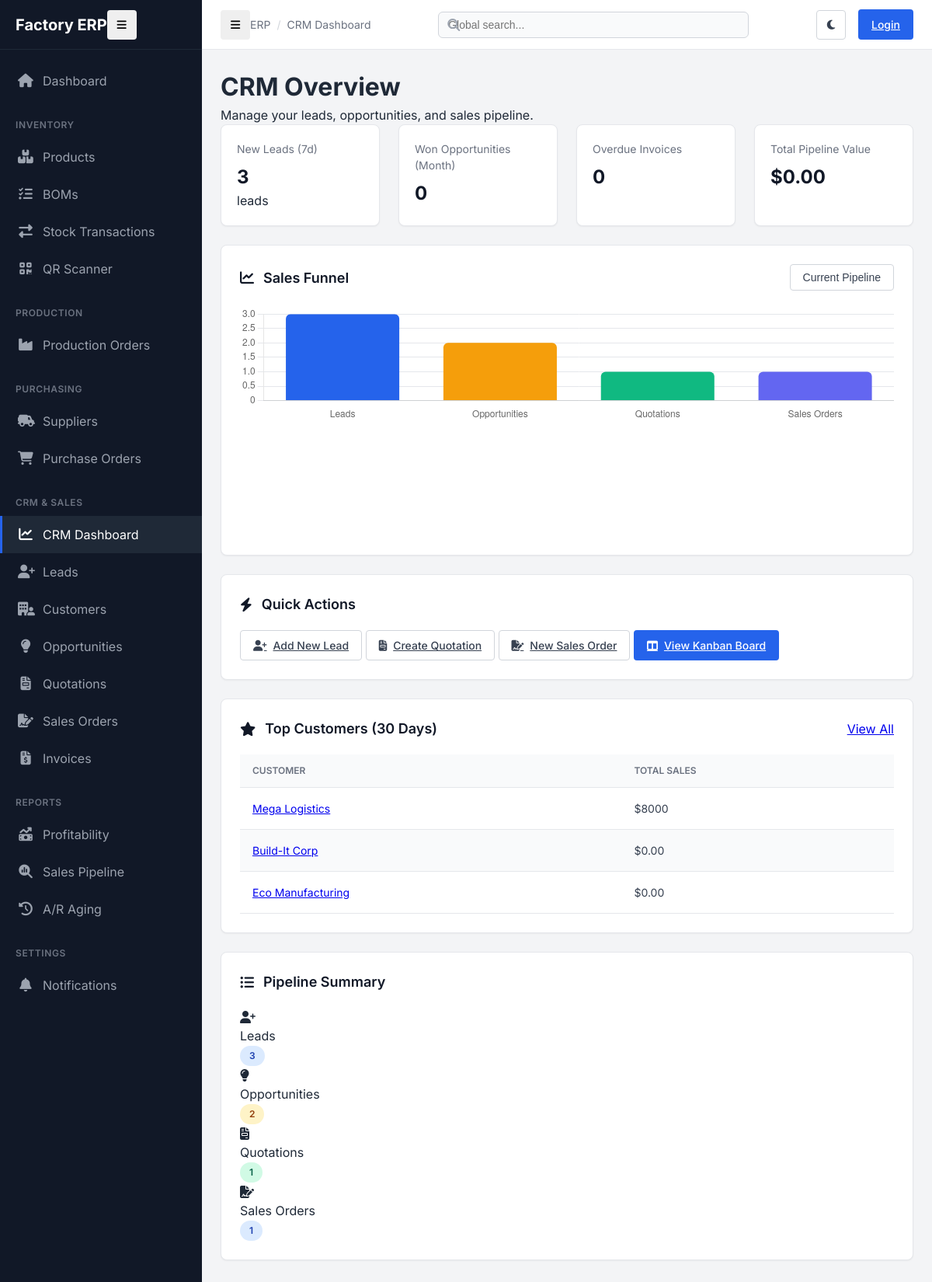
The page /crm/ on the database its author committed.
### crm/models.py (models this page shows, shortened)
class Customer(models.Model):
    company_name = models.CharField(max_length=200)
    contact_person = models.CharField(max_length=200)
    email = models.EmailField()
    phone = models.CharField(max_length=20)
    customer_since = models.DateField(default=timezone.now)
    credit_limit = models.DecimalField(max_digits=12, decimal_places=2, default=0)
    credit_used = models.DecimalField(max_digits=12, decimal_places=2, default=0)
    payment_terms = models.CharField(max_length=100, default="Net 30")
    tax_id = models.CharField(max_length=50, blank=True)
    is_active = models.BooleanField(default=True)
    notes = models.TextField(blank=True)
    assigned_to = models.ForeignKey(User, on_delete=models.SET_NULL, null=True, blank=True, related_name='assigned_customers')
    created_at = models.DateTimeField(auto_now_add=True)
    updated_at = models.DateTimeField(auto_now=True)

### crm/views.py (the view)
# urls.py: path('', views.crm_dashboard, name='dashboard'),
def crm_dashboard(request):
    last_7_days = timezone.now() - timezone.timedelta(days=7)
    last_30_days = timezone.now() - timezone.timedelta(days=30)
    new_leads = Lead.objects.filter(created_at__gte=last_7_days).count()
    won_opportunities = Opportunity.objects.filter(stage='won', updated_at__gte=last_30_days).count()
    overdue_invoices = Invoice.objects.filter(due_date__lt=timezone.now().date()).exclude(status='paid').count()
    top_customers = Customer.objects.annotate(
        total_sales=Sum('sales_orders__total_amount')
    ).order_by('-total_sales')[:5]
    pipeline_data = {
        'leads': Lead.objects.count(),
        'opportunities': Opportunity.objects.count(),
        'quotations': Quotation.objects.count(),
        'orders': SalesOrder.objects.count(),
    }
    context = {
        'new_leads': new_leads,
        'won_opportunities': won_opportunities,
        'overdue_invoices': overdue_invoices,
        'top_customers': top_customers,
        'pipeline_data': pipeline_data,
    }
    return render(request, 'crm/dashboard.html', context)

### crm/templates/crm/dashboard.html (shortened to what this page needs)
{% extends "base.html" %}
{% load static %}
{% block breadcrumbs %}
<div class="breadcrumb-item">CRM Dashboard</div>
{% endblock %}
{% block content %}
<div class="dashboard-header mb-4">
    <h1 class="h3 fw-bold">CRM Overview</h1>
    <p class="text-muted">Manage your leads, opportunities, and sales pipeline.</p>
</div>
<div class="dashboard-grid mb-4">
    <div class="card kpi-card">
        <div class="kpi-label">New Leads (7d)</div>
        <div class="d-flex align-items-baseline gap-2">
            <div class="kpi-value text-primary">{{ new_leads|default:"0" }}</div>
            <span class="text-muted small">leads</span>
        </div>
    </div>
    <div class="card kpi-card">
        <div class="kpi-label">Won Opportunities (Month)</div>
        <div class="d-flex align-items-baseline gap-2">
            <div class="kpi-value text-success">{{ won_opportunities|default:"0" }}</div>
        </div>
    </div>
    <div class="card kpi-card">
        <div class="kpi-label">Overdue Invoices</div>
        <div class="d-flex align-items-baseline gap-2">
            <div class="kpi-value text-danger">{{ overdue_invoices|default:"0" }}</div>
        </div>
    </div>
    <div class="card kpi-card">
        <div class="kpi-label">Total Pipeline Value</div>
        <div class="d-flex align-items-baseline gap-2">
            <div class="kpi-value text-primary">${{ pipeline_value|default:"0.00" }}</div>
        </div>
    </div>
</div>
<div class="row">
    <div class="col-lg-8">
        <div class="card" style="height: 400px;">
            <div class="card-header">
                <h5 class="card-title"><i class="fas fa-chart-line text-primary"></i> Sales Funnel</h5>
                <div class="dropdown">
                    <button class="btn btn-sm btn-outline dropdown-toggle">Current Pipeline</button>
                </div>
            </div>
            <div class="card-body h-100">
                <canvas id="crmPipelineChart"></canvas>
            </div>
        </div>
    </div>
    <div class="col-lg-4">
        <div class="card h-100">
            <div class="card-header">
                <h5 class="card-title"><i class="fas fa-bolt text-warning"></i> Quick Actions</h5>
            </div>
            <div class="card-body">
                <div class="d-grid gap-3">
                    <a href="{% url 'crm:lead_create' %}" class="btn btn-outline justify-content-start">
                        <i class="fas fa-user-plus text-primary"></i> Add New Lead
                    </a>
                    <a href="{% url 'crm:quotation_create' %}" class="btn btn-outline justify-content-start">
                        <i class="fas fa-file-invoice text-secondary"></i> Create Quotation
                    </a>
                    <a href="{% url 'crm:salesorder_create' %}" class="btn btn-outline justify-content-start">
                        <i class="fas fa-file-signature text-info"></i> New Sales Order
                    </a>
                    <a href="{% url 'crm:opportunity_kanban' %}" class="btn btn-primary">
                        <i class="fas fa-columns"></i> View Kanban Board
                    </a>
                </div>
            </div>
        </div>
    </div>
</div>
<div class="row mt-4">
    <div class="col-md-6">
        <div class="card">
            <div class="card-header">
                <h5 class="card-title"><i class="fas fa-star text-warning"></i> Top Customers (30 Days)</h5>
                <a href="{% url 'crm:customer_list' %}" class="text-primary small text-decoration-none">View All</a>
            </div>
            <div class="table-responsive">
                <table>
                    <thead>
                        <tr>
                            <th>Customer</th>
                            <th class="text-end">Total Sales</th>
                        </tr>
                    </thead>
                    <tbody>
                        {% for customer in top_customers %}
                        <tr>
                            <td class="fw-medium">
                                <a href="{% url 'crm:customer_detail' customer.pk %}" class="text-decoration-none text-neutral-800">
                                    {{ customer.company_name }}
                                </a>
                            </td>
                            <td class="text-end fw-bold">${{ customer.total_sales|default:"0.00" }}</td>
                        </tr>
                        {% empty %}
                        <tr>
                            <td colspan="2" class="text-center text-muted py-4">No sales data yet</td>
                        </tr>
                        {% endfor %}
                    </tbody>
                </table>
            </div>
        </div>
    </div>
    <div class="col-md-6">
        <div class="card">
            <div class="card-header">
                <h5 class="card-title"><i class="fas fa-list-ul text-primary"></i> Pipeline Summary</h5>
            </div>
            <div class="card-body p-0">
                <div class="list-group list-group-flush">
                    <div class="list-group-item d-flex justify-content-between align-items-center py-3">
                        <div class="d-flex align-items-center gap-3">
                            <div class="icon-box bg-blue-light text-primary"><i class="fas fa-user-plus"></i></div>
                            <span>Leads</span>
                        </div>
                        <span class="badge badge-blue">{{ pipeline_data.leads|default:0 }}</span>
                    </div>
                    <div class="list-group-item d-flex justify-content-between align-items-center py-3">
                        <div class="d-flex align-items-center gap-3">
                            <div class="icon-box bg-amber-light text-warning"><i class="fas fa-lightbulb"></i></div>
                            <span>Opportunities</span>
                        </div>
                        <span class="badge badge-amber">{{ pipeline_data.opportunities|default:0 }}</span>
                    </div>
                    <div class="list-group-item d-flex justify-content-between align-items-center py-3">
                        <div class="d-flex align-items-center gap-3">
                            <div class="icon-box bg-secondary-light text-secondary"><i class="fas fa-file-invoice"></i></div>
                            <span>Quotations</span>
                        </div>
                        <span class="badge badge-green">{{ pipeline_data.quotations|default:0 }}</span>
                    </div>
                    <div class="list-group-item d-flex justify-content-between align-items-center py-3">
                        <div class="d-flex align-items-center gap-3">
                            <div class="icon-box bg-indigo-light text-indigo"><i class="fas fa-file-signature"></i></div>
                            <span>Sales Orders</span>
                        </div>
                        <span class="badge badge-blue">{{ pipeline_data.orders|default:0 }}</span>
                    </div>
                </div>
            </div>
        </div>
    </div>
</div>
{% endblock %}
{% block extra_js %}
<script>
    document.addEventListener('DOMContentLoaded', () => {
        const ctx = document.getElementById('crmPipelineChart').getContext('2d');
        new Chart(ctx, {
            type: 'bar',
            data: {
                labels: ['Leads', 'Opportunities', 'Quotations', 'Sales Orders'],
                datasets: [{
                    label: 'Count',
                    data: [
                        {{ pipeline_data.leads|default:0 }},
                        {{ pipeline_data.opportunities|default:0 }},
                        {{ pipeline_data.quotations|default:0 }},
                        {{ pipeline_data.orders|default:0 }}
                    ],
                    backgroundColor: [
                        '#2563EB',
                        '#F59E0B',
                        '#10B981',
                        '#6366F1'
                    ],
                    borderRadius: 6
                }]
            },
            options: {
                responsive: true,
                maintainAspectRatio: false,
                plugins: {
                    legend: {
                        display: false
                    }
                },
                scales: {
                    y: {
                        beginAtZero: true,
                        grid: {
                            display: true,
                            drawBorder: false,
                            color: '#E5E7EB'
                        }
                    },
                    x: {
                        grid: {
                            display: false
                        }
                    }
                }
            }
        });
    });
</script>
{% endblock %}

### static/css/style.css (style rules this page uses)
:root { --primary: #2563EB; --primary-hover: #1D4ED8; --secondary: #10B981; --secondary-hover: #059669; --warning: #F59E0B; --danger: #EF4444; --neutral-900: #111827; --neutral-800: #1F2937; --neutral-700: #374151; --neutral-600: #4B5563; --neutral-500: #6B7280; --neutral-400: #9CA3AF; --neutral-300: #D1D5DB; --neutral-200: #E5E7EB; --neutral-100: #F3F4F6; --neutral-50: #F9FAFB; --white: #FFFFFF; --sidebar-width: 260px; --sidebar-collapsed-width: 70px; --topbar-height: 64px; --shadow-sm: 0 1px 2px 0 rgb(0 0 0 / 0.05); --shadow: 0 4px 6px -1px rgb(0 0 0 / 0.1), 0 2px 4px -2px rgb(0 0 0 / 0.1); --shadow-md: 0 10px 15px -3px rgb(0 0 0 / 0.1), 0 4px 6px -4px rgb(0 0 0 / 0.1); --shadow-lg: 0 20px 25px -5px rgb(0 0 0 / 0.1), 0 8px 10px -6px rgb(0 0 0 / 0.1); --radius-sm: 4px; --radius: 8px; --radius-lg: 12px; }
* { margin: 0; padding: 0; box-sizing: border-box; }
body { font-family: 'Inter', system-ui, -apple-system, sans-serif; background-color: var(--neutral-100); color: var(--neutral-800); line-height: 1.5; -webkit-font-smoothing: antialiased; }
.breadcrumb-item { font-size: 0.875rem; color: var(--neutral-500); }
.breadcrumb-item + .breadcrumb-item::before { content: "/"; margin: 0 0.5rem; color: var(--neutral-300); }
.dropdown { position: relative; display: inline-block; }
.card { background-color: var(--white); border-radius: var(--radius); box-shadow: var(--shadow-sm); padding: 1.5rem; margin-bottom: 1.5rem; transition: box-shadow 0.3s; border: 1px solid var(--neutral-200); }
.card-header { display: flex; align-items: center; justify-content: space-between; margin-bottom: 1.25rem; }
.card-title { font-size: 1.125rem; font-weight: 600; color: var(--neutral-900); display: flex; align-items: center; gap: 0.75rem; }
.table-responsive { overflow-x: auto; }
table { width: 100%; border-collapse: collapse; }
th { background-color: var(--neutral-50); padding: 0.75rem 1rem; text-align: left; font-size: 0.75rem; font-weight: 600; text-transform: uppercase; color: var(--neutral-500); border-bottom: 1px solid var(--neutral-200); }
td { padding: 1rem; font-size: 0.875rem; border-bottom: 1px solid var(--neutral-200); color: var(--neutral-700); }
tr:nth-child(even) { background-color: var(--neutral-50); }
.badge { display: inline-flex; align-items: center; padding: 0.25rem 0.75rem; border-radius: 9999px; font-size: 0.75rem; font-weight: 600; }
.badge-blue { background-color: #DBEAFE; color: #1E40AF; }
.badge-green { background-color: #D1FAE5; color: #065F46; }
.badge-amber { background-color: #FEF3C7; color: #92400E; }
.btn { display: inline-flex; align-items: center; justify-content: center; padding: 0.5rem 1rem; font-size: 0.875rem; font-weight: 500; border-radius: var(--radius-sm); transition: all 0.2s; cursor: pointer; border: 1px solid transparent; gap: 0.5rem; }
.btn-primary { background-color: var(--primary); color: var(--white); }
.btn-outline { background-color: transparent; border-color: var(--neutral-300); color: var(--neutral-700); }
.dashboard-grid { display: grid; grid-template-columns: repeat(4, 1fr); gap: 1.5rem; }
.kpi-card { padding: 1.25rem; }
.kpi-label { font-size: 0.875rem; color: var(--neutral-500); margin-bottom: 0.5rem; }
.kpi-value { font-size: 1.5rem; font-weight: 700; color: var(--neutral-900); }

### rows shown on the page
Customer: company_name "Mega Logistics", total_sales "8000"
Customer: company_name "Build-It Corp", total_sales "0.00"
Customer: company_name "Eco Manufacturing", total_sales "0.00"

### other values the page prints
{{ new_leads|default:"0" }} "3"
{{ won_opportunities|default:"0" }} "0"
{{ overdue_invoices|default:"0" }} "0"
{{ pipeline_value|default:"0.00" }} "0.00"
{{ pipeline_data.leads|default:0 }} "3"
{{ pipeline_data.opportunities|default:0 }} "2"
{{ pipeline_data.quotations|default:0 }} "1"
{{ pipeline_data.orders|default:0 }} "1"
chart data {{ pipeline_data.leads|default:0 }} 3
chart data {{ pipeline_data.opportunities|default:0 }} 2
chart data {{ pipeline_data.quotations|default:0 }} 1
chart data {{ pipeline_data.orders|default:0 }} 1
